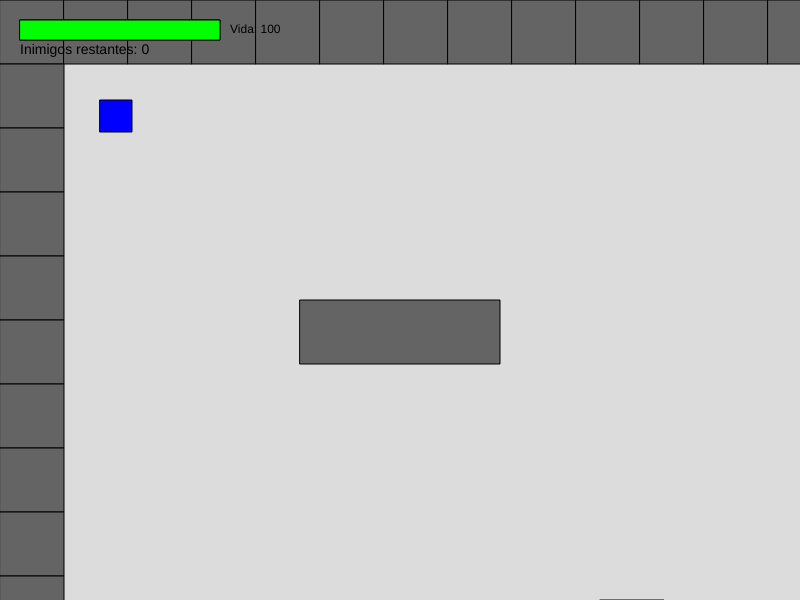
Frame 1 (no input)
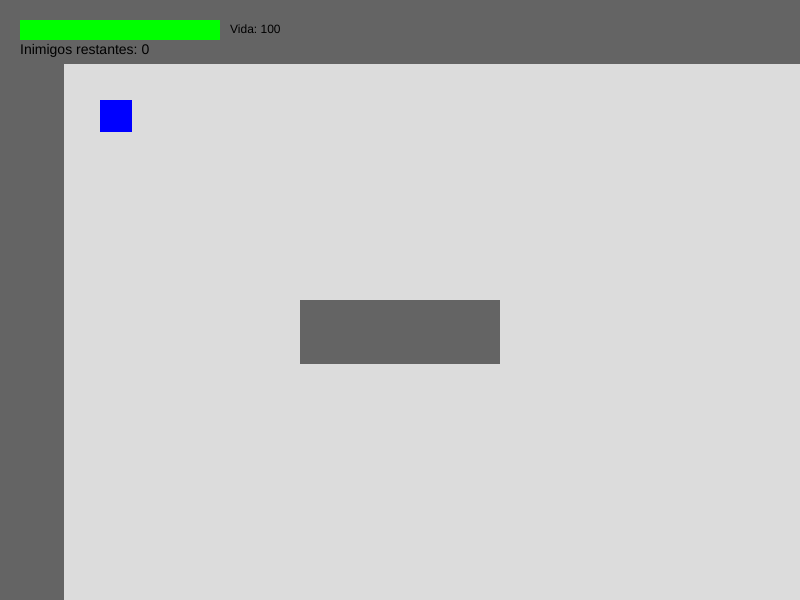
Frame 60 (no input)
Frame 120 (the mouse pressed at the canvas centre since frame 60): identical to frame 60, image omitted

The p5.js sketch that drew these frames (run headless with seeded random() and noise() and a simulated clock; from frame 60 on, the mouse is pressed at the canvas centre):

// p5.js sketch
// ── sketch.js
let player;
let enemies = [];
let projectiles = [];
let particles = [];
camX = 0, camY = 0;
let canTransition = true;
let isInTransitionZone = false;

function setup() {
  createCanvas(800, 600);
  generateMap(); // Gera os mapas, obstáculos e zonas de transição
  player = new Player(100, 100);

  spawnEnemiesForMap(currentMap);
}

function draw() {
  background(220);

  player.update();
  updateCamera(player);
  drawMap();

  for (let enemy of enemies) {
    enemy.update();
    enemy.draw();

    if (enemy.checkPlayerCollision(player) && player.hp > 0) {
      player.hp -= 1;
      player.hp = max(0, player.hp);
    }
  }

  for (let i = projectiles.length - 1; i >= 0; i--) {
    projectiles[i].update();
    projectiles[i].draw();
    if (!projectiles[i].active) projectiles.splice(i, 1);
  }

  for (let i = particles.length - 1; i >= 0; i--) {
    particles[i].update();
    particles[i].draw();
    if (particles[i].isDead()) particles.splice(i, 1);
  }

  player.draw();
  player.drawHUD();

  checkTransition();
}

function keyPressed() {
  if ((key === 'z' || key === 'Z') && player.hp > 0) {
    let proj = new Projectile(player.x + player.size / 2, player.y + player.size / 2);
    projectiles.push(proj);
  }
}

function checkTransition() {
  if (!canTransition) return;

  let zones = maps[currentMap].transitionZones;
  let playerInAnyZone = false;

  for (let zone of zones) {
    let px = player.x;
    let py = player.y;
    let pSize = player.size;

    let collidesX = px < zone.x + zone.w && px + pSize > zone.x;
    let collidesY = py < zone.y + zone.h && py + pSize > zone.y;

    if (collidesX && collidesY) {
      playerInAnyZone = true;

      if (!isInTransitionZone) {
        currentMap = zone.targetMap;
        player.x = zone.targetX;
        player.y = zone.targetY;

        updateObstacles();
        spawnEnemiesForMap(currentMap);

        canTransition = false;
        setTimeout(() => {
          canTransition = true;
        }, 500);
      }

      break;
    }
  }

  isInTransitionZone = playerInAnyZone;
}

function spawnEnemiesForMap(mapName) {
  enemies = []; // limpa inimigos

  if (mapName === 'area2') {
    enemies.push(new Enemy(400, 200));
    enemies.push(new Enemy(500, 300));
    enemies.push(new Enemy(600, 400));
  }
  // Pode adicionar inimigos para outras áreas aqui
}

// ── camera.js
let camX = 0;
let camY = 0;

function updateCamera(player) {
  camX = player.x - width / 2;
  camY = player.y - height / 2;

  camX = constrain(camX, 0, 1280 - width);
  camY = constrain(camY, 0, 1280 - height);
}

// ── enemy.js
class Enemy {
  constructor(x, y) {
    this.x = x;
    this.y = y;
    this.size = 32;
    this.speed = 1.5;
    this.hp = 30;
    this.alive = true;

    this.dirX = random([-1, 1]);
    this.dirY = random([-1, 1]);
  }

  update() {
    if (!this.alive) return;

    let nextX = this.x + this.dirX * this.speed;
    let nextY = this.y + this.dirY * this.speed;

    if (!isColliding(nextX, this.y, this.size)) {
      this.x = nextX;
    } else {
      this.dirX *= -1;
    }

    if (!isColliding(this.x, nextY, this.size)) {
      this.y = nextY;
    } else {
      this.dirY *= -1;
    }
  }

  draw() {
    if (!this.alive) return;

    fill(255, 0, 0);
    rect(this.x - camX, this.y - camY, this.size, this.size);
  }

  checkPlayerCollision(player) {
    if (!this.alive) return false;

    let collidesX = player.x < this.x + this.size && player.x + player.size > this.x;
    let collidesY = player.y < this.y + this.size && player.y + player.size > this.y;

    return collidesX && collidesY;
  }
}

// ── map.js
let maps = {
  area1: {
    obstacles: [],
    transitionZones: []
  },
  area2: {
    obstacles: [],
    transitionZones: []
  }
};

let obstacles = [];
let currentMap = 'area1';

function generateMaps() {
  // Área 1
  let obs1 = [];
  for (let i = 0; i < 20; i++) {
    obs1.push({ x: i * 64, y: 0, w: 64, h: 64 });
    obs1.push({ x: i * 64, y: 640, w: 64, h: 64 });
    obs1.push({ x: 0, y: i * 64, w: 64, h: 64 });
    obs1.push({ x: 1280, y: i * 64, w: 64, h: 64 });
  }
  obs1.push({ x: 300, y: 300, w: 200, h: 64 });

  maps.area1.obstacles = obs1;

  maps.area1.transitionZones = [
    { x: 600, y: 600, w: 64, h: 64, targetMap: 'area2', targetX: 100, targetY: 100 }
  ];

  // Área 2
  let obs2 = [];
  for (let i = 0; i < 15; i++) {
    obs2.push({ x: i * 64, y: 0, w: 64, h: 64 });
    obs2.push({ x: i * 64, y: 512, w: 64, h: 64 });
    obs2.push({ x: 0, y: i * 64, w: 64, h: 64 });
    obs2.push({ x: 960, y: i * 64, w: 64, h: 64 });
  }
  obs2.push({ x: 200, y: 200, w: 128, h: 64 });

  maps.area2.obstacles = obs2;

  maps.area2.transitionZones = [
    { x: 100, y: 100, w: 64, h: 64, targetMap: 'area1', targetX: 600, targetY: 600 }
  ];
}

function updateObstacles() {
  obstacles = maps[currentMap].obstacles;
}

function generateMap() {
  generateMaps();
  updateObstacles();
}

function drawMap() {
  fill(100);
  for (let obs of obstacles) {
    rect(obs.x - camX, obs.y - camY, obs.w, obs.h);
  }

  fill(255, 0, 0, 100);
  let zones = maps[currentMap].transitionZones;
  for (let zone of zones) {
    rect(zone.x - camX, zone.y - camY, zone.w, zone.h);
  }
}

function isColliding(x, y, size = 32) {
  for (let obs of obstacles) {
    let collidesX = x < obs.x + obs.w && x + size > obs.x;
    let collidesY = y < obs.y + obs.h && y + size > obs.y;

    if (collidesX && collidesY) return true;
  }

  if (x < 0 || y < 0 || x + size > 1280 || y + size > 1280) return true;

  return false;
}

// ── particle.js
class Particle {
  constructor(x, y) {
    this.x = x;
    this.y = y;
    this.size = random(4, 8);
    this.lifespan = 60;
    this.vx = random(-2, 2);
    this.vy = random(-2, 2);
  }

  update() {
    this.x += this.vx;
    this.y += this.vy;
    this.lifespan--;
  }

  draw() {
    noStroke();
    fill(255, 150, 0, map(this.lifespan, 0, 60, 0, 255));
    ellipse(this.x - camX, this.y - camY, this.size);
  }

  isDead() {
    return this.lifespan <= 0;
  }
}

// ── player.js
class Player {
  constructor(x, y) {
    this.x = x;
    this.y = y;
    this.size = 32;
    this.speed = 3;
    this.hp = 100;
    this.maxHp = 100;
  }

  update() {
    if (this.hp <= 0) return;

    let nextX = this.x;
    let nextY = this.y;

    if (keyIsDown(LEFT_ARROW)) nextX -= this.speed;
    if (keyIsDown(RIGHT_ARROW)) nextX += this.speed;
    if (keyIsDown(UP_ARROW)) nextY -= this.speed;
    if (keyIsDown(DOWN_ARROW)) nextY += this.speed;

    if (!isColliding(nextX, this.y, this.size)) this.x = nextX;
    if (!isColliding(this.x, nextY, this.size)) this.y = nextY;
  }

  draw() {
    fill(0, 0, 255);
    rect(this.x - camX, this.y - camY, this.size, this.size);
  }

  drawHUD() {
    fill(255, 0, 0);
    rect(20, 20, 200, 20);
    fill(0, 255, 0);
    let healthBar = map(this.hp, 0, this.maxHp, 0, 200);
    rect(20, 20, healthBar, 20);

    noStroke();
    fill(0);
    textSize(12);
    textAlign(LEFT, CENTER);
    text("Vida: " + this.hp, 230, 30);

    let aliveEnemies = enemies.filter(e => e.alive).length;
    fill(0);
    textSize(14);
    text("Inimigos restantes: " + aliveEnemies, 20, 50);
  }
}

// ── projectile.js
class Projectile {
  constructor(x, y) {
    this.x = x;
    this.y = y;
    this.size = 10;
    this.speed = 5;
    this.active = true;

    let target = this.findClosestEnemy();
    if (target) {
      let dx = target.x - this.x;
      let dy = target.y - this.y;
      let angle = atan2(dy, dx);
      this.vx = cos(angle);
      this.vy = sin(angle);
    } else {
      this.vx = 0;
      this.vy = -1;
    }
  }

  findClosestEnemy() {
    let closest = null;
    let closestDist = Infinity;
    for (let e of enemies) {
      if (!e.alive) continue;
      let d = dist(this.x, this.y, e.x, e.y);
      if (d < closestDist) {
        closest = e;
        closestDist = d;
      }
    }
    return closest;
  }

  update() {
    this.x += this.vx * this.speed;
    this.y += this.vy * this.speed;

    for (let e of enemies) {
      if (!e.alive) continue;
      let d = dist(this.x, this.y, e.x + e.size / 2, e.y + e.size / 2);
      if (d < e.size / 2) {
        e.hp -= 30;
        if (e.hp <= 0) {
          e.alive = false;
          for (let i = 0; i < 15; i++) {
            particles.push(new Particle(e.x + e.size / 2, e.y + e.size / 2));
          }
        }
        this.active = false;
        return;
      }
    }

    if (this.x < 0 || this.y < 0 || this.x > 2000 || this.y > 2000) {
      this.active = false;
    }
  }

  draw() {
    fill(0, 255, 255);
    ellipse(this.x - camX, this.y - camY, this.size);
  }
}
